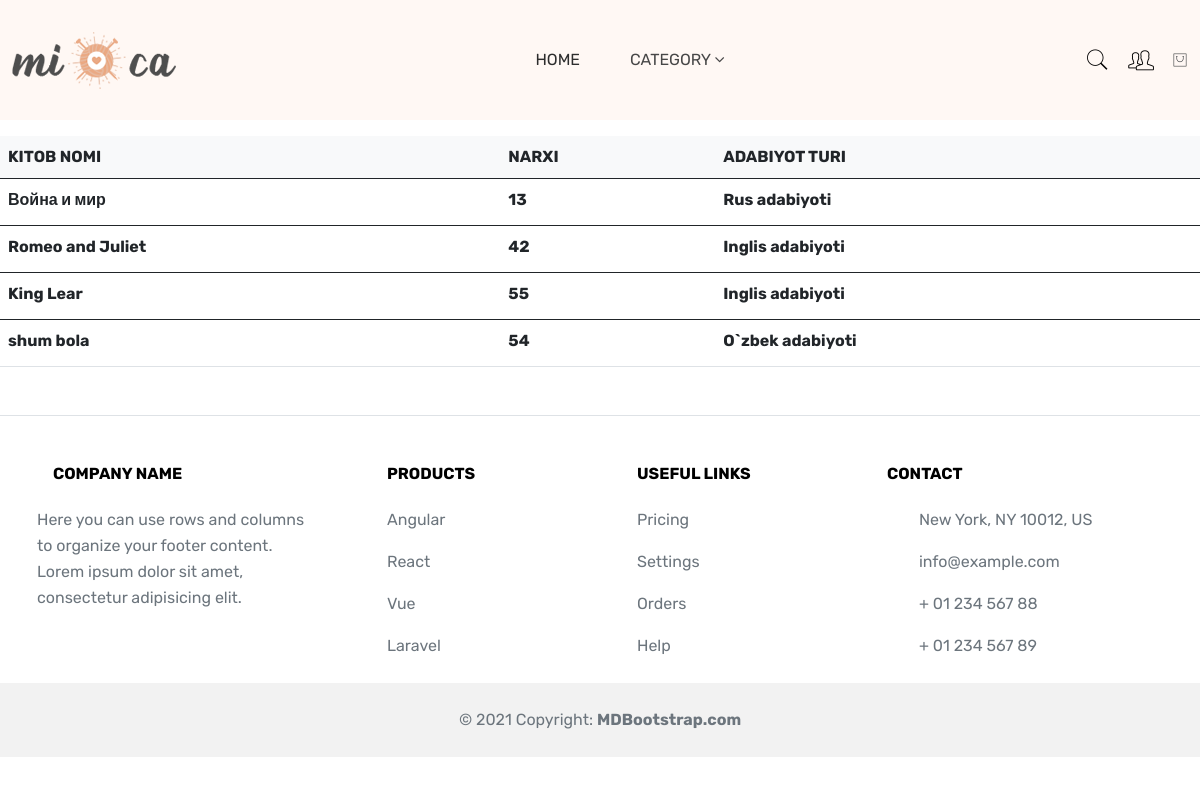
Screenshot of /seller-deteil/ with the database file from the repository.
### users/models.py (models this page shows, shortened)
class Product(models.Model):
    name = models.CharField(max_length=200)
    price = models.PositiveIntegerField()
    quantity = models.PositiveIntegerField()
    description = models.TextField()
    in_stock = models.BooleanField(default=True)
    category = models.ForeignKey(Category, on_delete=models.CASCADE, related_name='products')
    image = models.ImageField(upload_to='product_images', null=True, blank=True)

class Category(models.Model):
    name = models.CharField(max_length=100, unique=True)
    def __str__(self):
        return self.name

### client/views.py (the view)
# urls.py: path('seller-deteil/', ProductSallerView.as_view(), name='dashboard_seller'),
class ProductSallerView(View):
    def get(self, request):
        product = Product.objects.all()
        return render(request, 'dashboard_seller.html', {'product': product})

### templates/dashboard_seller.html
{% extends 'base.html' %}
{% block content %}
    <table class="table table-dark table-striped">
        <table class="table align-middle mb-0 bg-white">
        <thead class="bg-light">
            <tr>
            <th>KITOB NOMI</th>
            <th>NARXI</th>
            <th>ADABIYOT TURI</th>
            </tr>
        </thead>
        {% for user in product %}
        <tbody>
            <tr>
            <td>
                    <p class="fw-bold mb-1">{{user.name}}</p>
            </td>
            <td>
                <p class="fw-bold mb-1">{{user.price}}</p>
            </td>
            <td>
                <p class="fw-bold mb-1">{{user.category}}</p>
            </td>
            {% endfor %}
            </tr>
    </table>
{% endblock content %}

### rows the page displays
Product: name "Война и мир", price "13", category "Rus adabiyoti"
Product: name "Romeo and Juliet", price "42", category "Inglis adabiyoti"
Product: name "King Lear", price "55", category "Inglis adabiyoti"
Product: name "shum bola", price "54", category "O`zbek adabiyoti"
